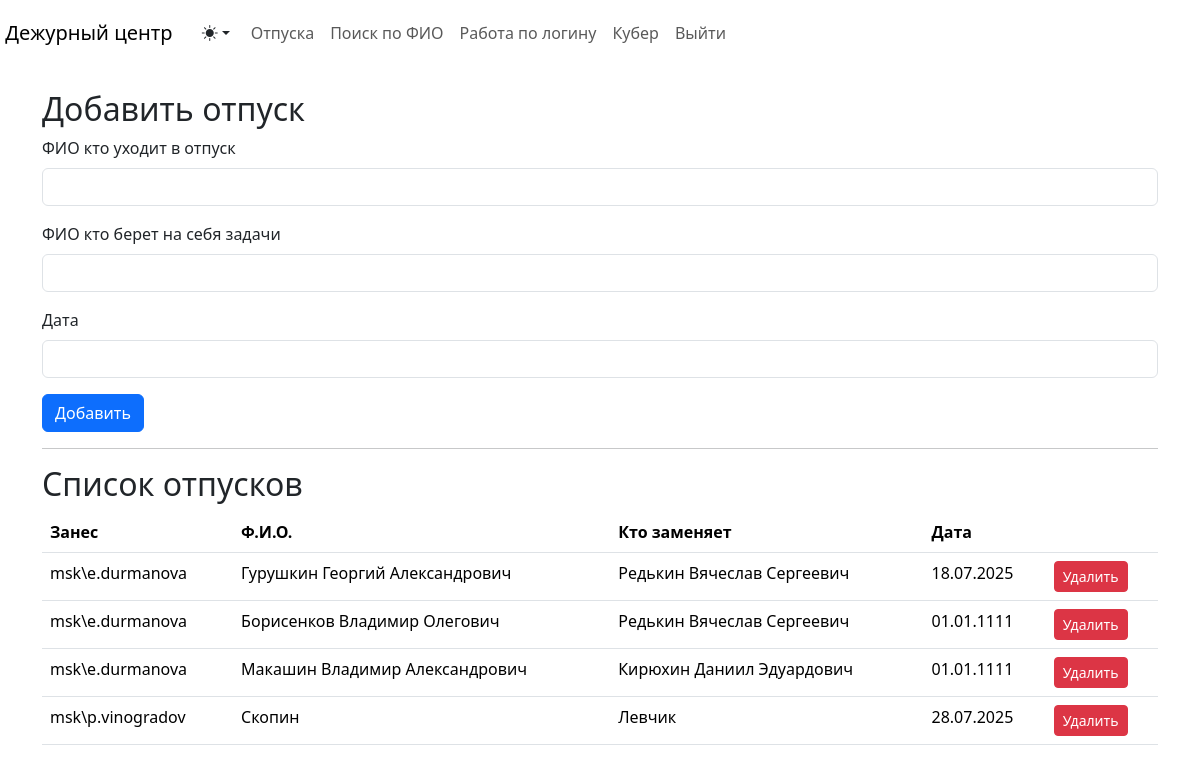
The app's page /vacations with its own data.
### tables this page shows
CREATE TABLE vacations (
                    id INTEGER PRIMARY KEY AUTOINCREMENT,
                    employee_name TEXT NOT NULL,
                    cover_name TEXT NOT NULL,
                    vacation_date TEXT NOT NULL,
                    author TEXT NOT NULL
                 );

### app/routes_main.py (the view, shortened to what this page needs)
@validate_sessions()
@bp.route('/vacations', methods=['GET', 'POST'])
def vacations():
    vacations = get_vacations()
    return render_template('vacation.html', vacations=vacations)

### app/routes_main.py (called while the page is built)
def get_vacations():
    conn = sqlite3.connect('vacations.db')
    c = conn.cursor()
    c.execute('SELECT id, employee_name, cover_name, vacation_date, author FROM vacations')
    vacations = c.fetchall()
    conn.close()
    return vacations

### app/templates/vacation.html (shortened to what this page needs)
{% extends "main.html" %}
{% block body %}
<div class="container">
    <h2>Добавить отпуск</h2>
    <form method="POST" action="{{ url_for('main.vacations') }}">
        <div class="mb-3">
            <label for="employee_name" class="form-label">ФИО кто уходит в отпуск</label>
            <input type="text" class="form-control" id="employee_name" name="employee_name" required>
        </div>
        <div class="mb-3">
            <label for="cover_name" class="form-label">ФИО кто берет на себя задачи</label>
            <input type="text" class="form-control" id="cover_name" name="cover_name" required>
        </div>
        <div class="mb-3">
            <label for="vacation_date" class="form-label">Дата</label>
            <input type="text" class="form-control" id="vacation_date" name="vacation_date" required>
        </div>
        <button type="submit" class="btn btn-primary">Добавить</button>
    </form>
    <hr>
    <h2>Список отпусков</h2>
    <table class="table">
        <thead>
            <tr>
                <th scope="col">Занес</th>
                <th scope="col">Ф.И.О.</th>
                <th scope="col">Кто заменяет</th>
                <th scope="col">Дата</th>
                <th scope="col"></th>
            </tr>
        </thead>
        <tbody>
            {% for vacation in vacations %}
            <tr>
                <td>{{ vacation[4] }}</td>
                <td>{{ vacation[1] }}</td>
                <td>{{ vacation[2] }}</td>
                <td>{{ vacation[3] }}</td>
                <td>
                    <form method="POST" action="{{ url_for('main.vacations') }}" style="display:inline;">
                        <button type="submit" class="btn btn-danger btn-sm">Удалить</button>
                    </form>
                </td>
            </tr>
            {% endfor %}
        </tbody>
    </table>
</div>
{% endblock %}

### app/templates/main.html (shortened to what this page needs)
<!DOCTYPE html>
<html lang="ru" data-bs-theme="dark">
<head>
    <link href="https://cdn.jsdelivr.net/npm/bootstrap@5.3.3/dist/css/bootstrap.min.css" rel="stylesheet">
    <link rel="stylesheet" href="https://cdn.jsdelivr.net/npm/bootstrap-icons@1.11.3/font/bootstrap-icons.min.css">
</head>
<body>
    <nav class="navbar navbar-expand-lg">
        <a class="navbar-brand" href=""> Дежурный центр</a>
        <div class="collapse navbar-collapse" id="navbarNav">
            <button class="btn btn-bd-primary py-2 dropdown-toggle d-flex align-items-center theme-toggle-button" id="themeDropdown" type="button" aria-expanded="false" data-bs-toggle="dropdown" aria-label="Toggle theme">
                <i class="bi bi-sun-fill my-1 theme-icon-active"></i>
            </button>
            <ul class="navbar-nav">
                <li class="nav-item">
                    <a class="nav-link" href="/vacations">Отпуска</a>
                </li>
                <li class="nav-item">
                    <a class="nav-link" href="/search">Поиск по ФИО</a>
                </li>
                <li class="nav-item">
                    <a class="nav-link" href="/instruments">Работа по логину</a>
                </li>
                <li class="nav-item">
                    <a class="nav-link" href="/kuber">Кубер</a>
                </li>
                <li class="nav-item">
                    <a class="nav-link" href="/logout">Выйти</a>
                </li>
            </ul>
        </div>
    </nav>
    <div class="container-fluid mt-4">
        {% block body %}{% endblock %}
    </div>
</body>
</html>

### records on screen
vacations: author "msk\\e.durmanova", employee_name "Гурушкин Георгий Александрович", cover_name "Редькин Вячеслав Сергеевич", vacation_date "18.07.2025"
vacations: author "msk\\e.durmanova", employee_name "Борисенков Владимир Олегович", cover_name "Редькин Вячеслав Сергеевич", vacation_date "01.01.1111"
vacations: author "msk\\e.durmanova", employee_name "Макашин Владимир Александрович", cover_name "Кирюхин Даниил Эдуардович", vacation_date "01.01.1111"
vacations: author "msk\\p.vinogradov", employee_name "Скопин", cover_name "Левчик", vacation_date "28.07.2025"
